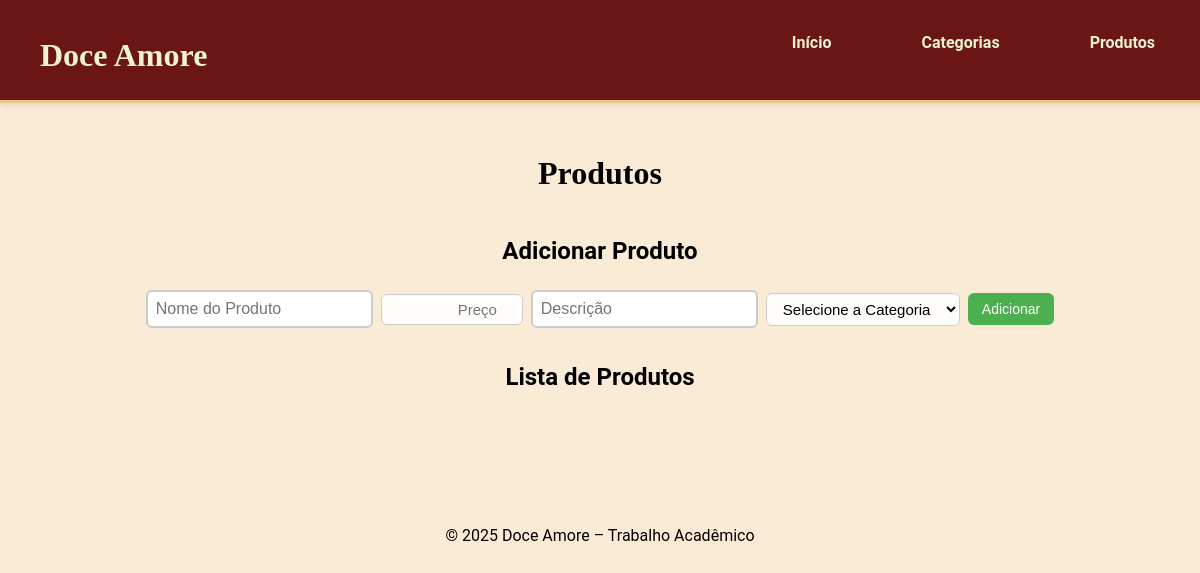
/produtos, run on an earlier commit of the app's database.
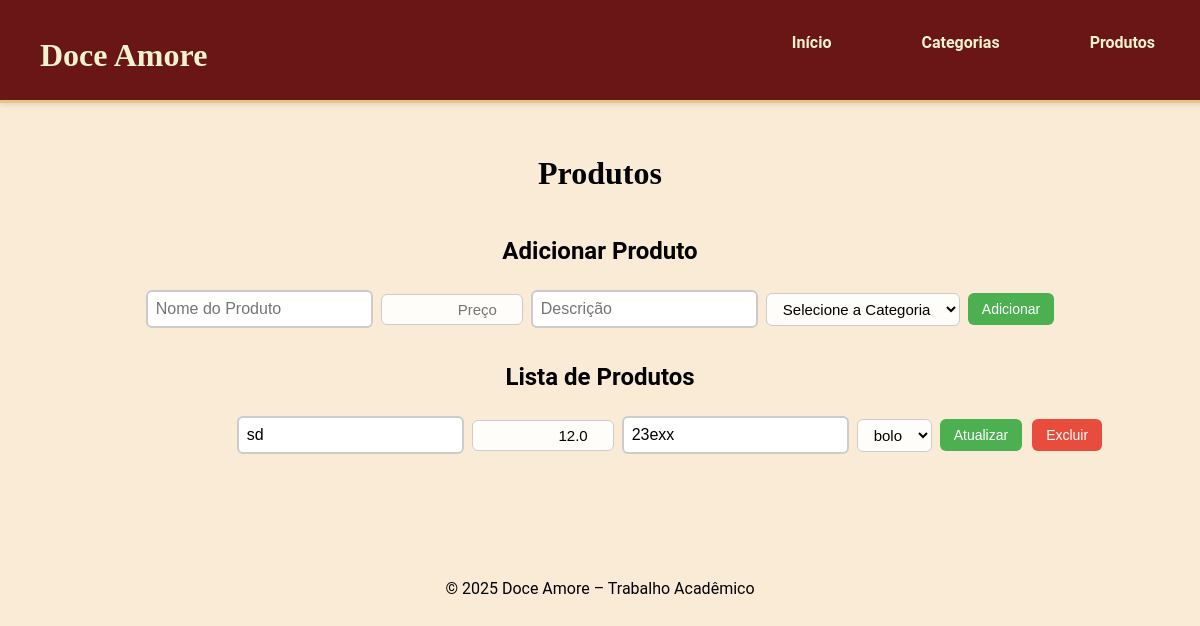
And on a later commit of the database.
### app.py (models this page shows)
class Produto(db.Model):
    id = db.Column(db.Integer, primary_key=True)
    name = db.Column(db.String(200), nullable=False)
    price = db.Column(db.Float, nullable=False)
    description = db.Column(db.String(200))
    category_id = db.Column(db.Integer, db.ForeignKey('categoria.id'))

class Categoria(db.Model):
    id = db.Column(db.Integer, primary_key=True)
    name = db.Column(db.String(100), nullable=False)
    description = db.Column(db.String(200))
    created_at = db.Column(db.DateTime, default=datetime.utcnow)  # <-- novo campo
    produtos = db.relationship('Produto', backref='categoria', lazy=True)

### app.py (the view)
@app.route('/produtos')
def listar_produtos():
    produtos = Produto.query.all()
    categorias = Categoria.query.all()  # para exibir no select
    return render_template('produtos.html', produtos=produtos, categorias=categorias)

### templates/produtos.html (shortened to what this page needs)
{% extends "base.html" %}
{% block content %}
<h1>Produtos</h1>
<h2>Adicionar Produto</h2>
<form action="/produtos/create" method="POST" class="form-inline">
    <input type="text" name="name" placeholder="Nome do Produto" required>
    <input type="number" step="0.01" name="price" placeholder="Preço" required>
    <input type="text" name="description" placeholder="Descrição">
    <select name="category_id" required>
        <option value="">Selecione a Categoria</option>
    </select>
    <button type="submit" class="atualizar">Adicionar</button>
</form>
    <h2>Lista de Produtos</h2>
    <ul>
        {% for produto in produtos %}
            <li>
                <form action="/produtos/update/{{ produto.id }}" method="POST" class="form-inline">
                    <input type="text" name="name" value="{{ produto.name }}" required>
                    <input type="number" step="0.01" name="price" value="{{ produto.price }}" required>
                    <input type="text" name="description" value="{{ produto.description }}">
                    <select name="category_id" required>
                        {% for categoria in categorias %}
                            <option value="{{ categoria.id }}" {% if produto.category_id == categoria.id %}selected{% endif %}>
                                {{ categoria.description }}
                            </option>
                        {% endfor %}
                    </select>
                    <button type="submit" class="atualizar">Atualizar</button>
                </form>
                <form action="/produtos/delete/{{ produto.id }}" method="POST" class="form-inline">
                    <button type="submit" class="excluir">Excluir</button>
                </form>
            </li>
        {% endfor %}
    </ul>
{% endblock %}

### templates/base.html (shortened to what this page needs)
<!DOCTYPE html>
<html lang="pt-BR">
<head>
    <link rel="stylesheet" href="{{ url_for('static', filename='style.css') }}">
</head>
<body>
    <header>
        <div  class="logo"><h1>Doce Amore</h1></div>
        <nav>
            <ul>
                <li><a href="/">Início</a></li>
                <li><a href="/categorias">Categorias</a></li>
                <li><a href="/produtos">Produtos</a></li>
            </ul>
        </nav>
    </header>
    <main>
        {% block content %}{% endblock %}
    </main>
    <footer>
        <p>© 2025 Doce Amore – Trabalho Acadêmico</p>
    </footer>
</body>
</html>

### static/style.css (style rules this page uses)
* { margin: 0; padding: 0; }
body { background-color: antiquewhite; width: 100%; min-height: 100vh; display: flex; flex-direction: column; align-items: center; justify-content: flex-start; text-align: center; font-family: 'Roboto', sans-serif; margin: 0; padding-top: 120px; }
header { padding: 15px 40px; position: fixed; top: 0; left: 0; width: 100%; z-index: 1000; display: flex; justify-content: space-between; align-items: center; background-color: #6b1616; box-shadow: 0 2px 5px rgba(0,0,0,0.1); height: 70px; border-bottom: solid rgb(227, 198, 130); }
header .logo h1 { margin: 0; font-size: 2m; font-family: 'Times New Roman', Times, serif; color: rgb(241, 243, 208); }
header nav { padding-right: 70px; }
header nav ul { list-style: none; display: flex; gap: 60px; margin: 0; padding: 0; }
header nav ul li a { text-decoration: none; color: rgb(241, 243, 208); font-weight: bold; padding: 15px; border-radius: 6px; transition: background 0.3s; }
ul { padding: 0; margin: 0 auto; width: 80%; max-width: 800px; }
ul li { list-style: none; display: flex; align-items: center; gap: 10px; margin-bottom: 15px; }
.form-inline { display: flex; align-items: center; gap: 8px; }
.form-inline input[type="text"] { padding: 8px; font-size: 16px; border: 2px solid #ccc; border-radius: 6px; flex: 1; }
.form-inline button { padding: 8px 14px; border: none; border-radius: 6px; cursor: pointer; font-size: 14px; }
.form-inline .atualizar { background-color: #4caf50; color: white; }
.form-inline .excluir { background-color: #e74c3c; color: white; }
h1, h2 { margin: 15px 0; padding-top: 20px; padding-bottom: 10px; }
h1 { font-family: 'Times New Roman', Times, serif; }
footer { display: flex; text-align: center; justify-content: center; padding-bottom: 20px; padding-top: 10px; margin-top: 100px; }
input[name="price"] { width: 120px; padding: 6px 10px; border: 1px solid #ccc; border-radius: 6px; font-size: 15px; text-align: right; background-color: #fffdf9; transition: border-color 0.3s; }
select[name="category_id"] { padding: 6px 12px; border: 1px solid #ccc; border-radius: 6px; font-size: 15px; background-color: #fffdf9; cursor: pointer; transition: border-color 0.3s; }

What changed in the data, as far as the page shows it:
added Produto: name "sd", price "12.0", description "23exx", category_id "bolo"
